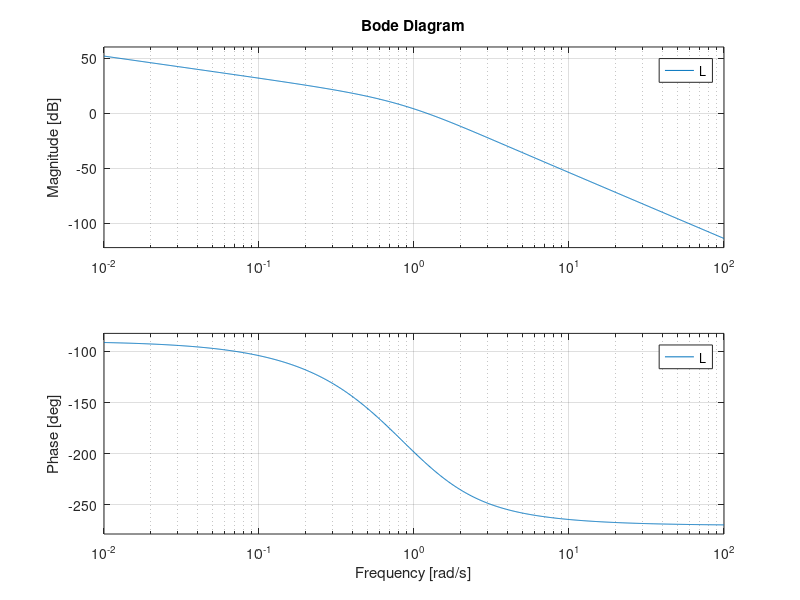
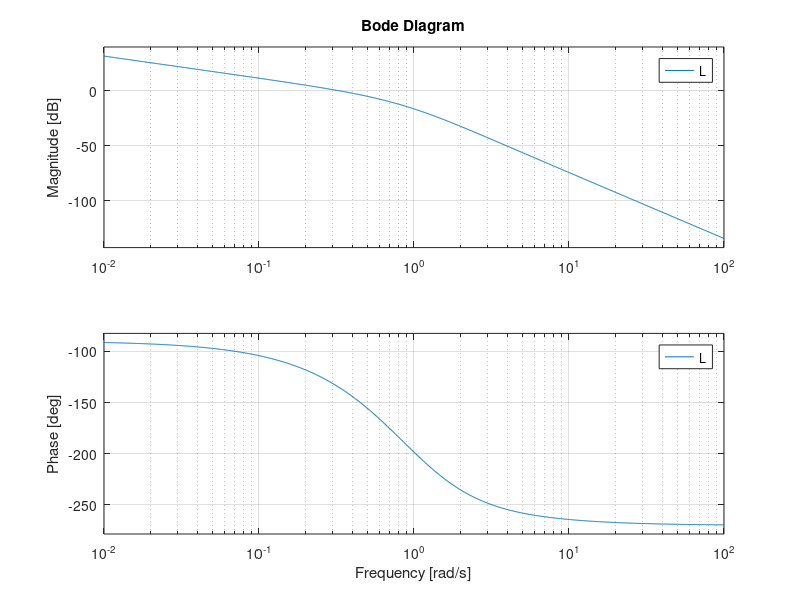

Reproduce these figures in MATLAB, in order.
clc
clear all
close all

% Projete o ganho K do compensador para 
% que margem de fase seja aproximadamente 45º

s = tf('s');

K = 1;
C = (s+2)/(s+1);
G = 2/(s^3 + 2*s^2 + s);

L = K*C*G;

figure(1)
bode(L)
grid on

figure(2)
K = 10^(-20.55/20)
L = K*C*G;
bode(L)
grid on